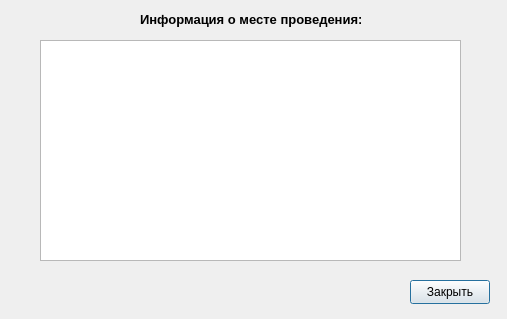
<?xml version="1.0" encoding="UTF-8"?>
<ui version="4.0">
 <class>Place_Inf</class>
 <widget class="QDialog" name="Place_Inf">
  <property name="geometry">
   <rect>
    <x>0</x>
    <y>0</y>
    <width>507</width>
    <height>319</height>
   </rect>
  </property>
  <property name="windowTitle">
   <string>Dialog</string>
  </property>
  <widget class="QTableView" name="tableView">
   <property name="geometry">
    <rect>
     <x>40</x>
     <y>40</y>
     <width>421</width>
     <height>221</height>
    </rect>
   </property>
  </widget>
  <widget class="QPushButton" name="close">
   <property name="geometry">
    <rect>
     <x>410</x>
     <y>280</y>
     <width>80</width>
     <height>24</height>
    </rect>
   </property>
   <property name="text">
    <string>Закрыть</string>
   </property>
  </widget>
  <widget class="QLabel" name="label">
   <property name="geometry">
    <rect>
     <x>140</x>
     <y>10</y>
     <width>221</width>
     <height>20</height>
    </rect>
   </property>
   <property name="text">
    <string>&lt;html&gt;&lt;head/&gt;&lt;body&gt;&lt;p&gt;&lt;span style=&quot; font-size:10pt; font-weight:700;&quot;&gt;Информация о месте проведения:&lt;/span&gt;&lt;/p&gt;&lt;/body&gt;&lt;/html&gt;</string>
   </property>
  </widget>
 </widget>
 <resources/>
 <connections/>
</ui>
